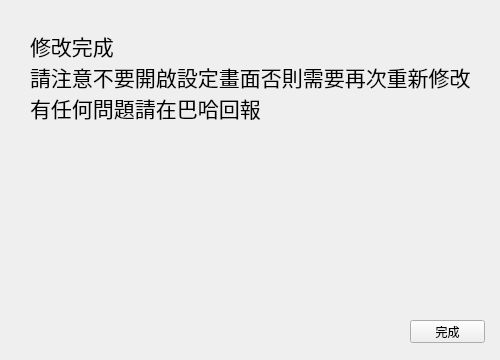
<?xml version="1.0" encoding="UTF-8"?>
<ui version="4.0">
 <class>Finish</class>
 <widget class="QWidget" name="Finish">
  <property name="geometry">
   <rect>
    <x>0</x>
    <y>0</y>
    <width>500</width>
    <height>360</height>
   </rect>
  </property>
  <property name="sizePolicy">
   <sizepolicy hsizetype="Fixed" vsizetype="Fixed">
    <horstretch>0</horstretch>
    <verstretch>0</verstretch>
   </sizepolicy>
  </property>
  <property name="maximumSize">
   <size>
    <width>500</width>
    <height>360</height>
   </size>
  </property>
  <property name="windowTitle">
   <string>戰艦世界 指揮官語音修改程式</string>
  </property>
  <widget class="QPushButton" name="Next">
   <property name="geometry">
    <rect>
     <x>410</x>
     <y>320</y>
     <width>75</width>
     <height>23</height>
    </rect>
   </property>
   <property name="text">
    <string>完成</string>
   </property>
  </widget>
  <widget class="QLabel" name="label">
   <property name="geometry">
    <rect>
     <x>30</x>
     <y>30</y>
     <width>451</width>
     <height>91</height>
    </rect>
   </property>
   <property name="font">
    <font>
     <family>微軟正黑體</family>
     <pointsize>16</pointsize>
    </font>
   </property>
   <property name="text">
    <string>修改完成
請注意不要開啟設定畫面否則需要再次重新修改
有任何問題請在巴哈回報</string>
   </property>
   <property name="alignment">
    <set>Qt::AlignLeading|Qt::AlignLeft|Qt::AlignTop</set>
   </property>
  </widget>
 </widget>
 <resources/>
 <connections/>
</ui>
